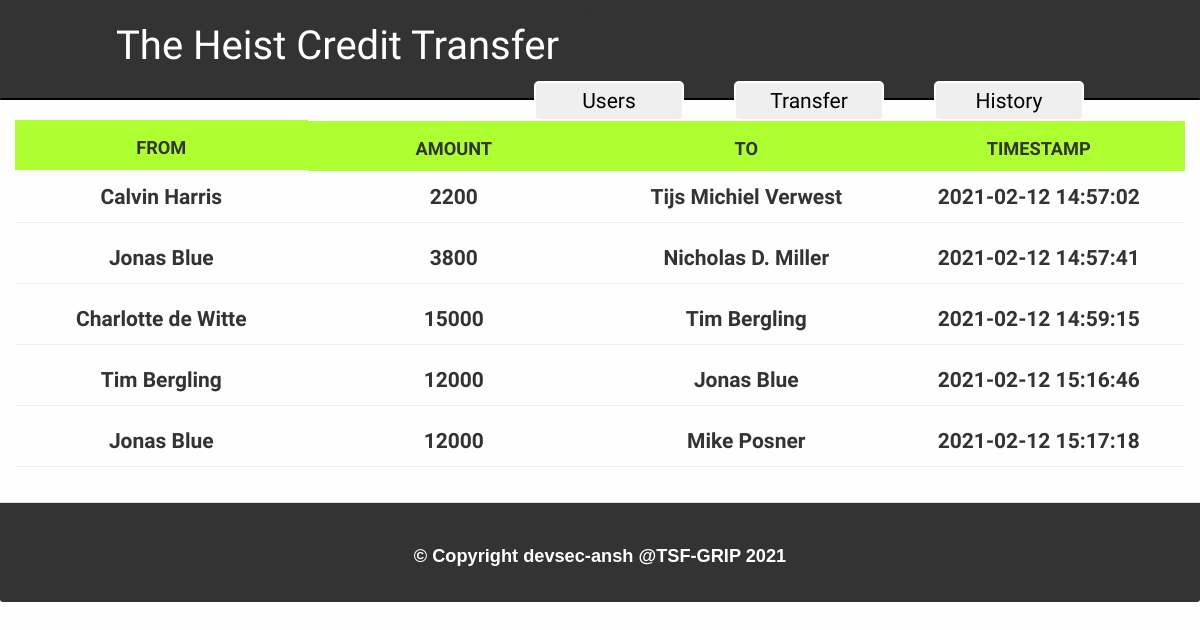
The page /history.php on the database its author committed.
### tables this page shows
CREATE TABLE IF NOT EXISTS `history` (
  `sender` varchar(30) NOT NULL,
  `amount` int(10) NOT NULL,
  `receiver` varchar(30) NOT NULL,
  `timestamp` timestamp NOT NULL DEFAULT CURRENT_TIMESTAMP
);

### history.php (the view, shortened to what this page needs)
<?php
    include_once 'connect.php';
?>
<!DOCTYPE html>
<html>
    <head>
        <link rel="stylesheet" href="css/bootstrap.min.css">
        <link rel="stylesheet" href="css/styles.css">
    </head>
    <body>
        <?php
            require("navbar.php");
        ?>
        <div class="container">
            <div class="row">
                <div class="col-lg-3 top-box">FROM</div>
                <div class="col-lg-3 top-box">AMOUNT</div>
                <div class="col-lg-3 top-box">TO</div>
                <div class="col-lg-3 top-box">TIMESTAMP</div>
                <br>
            </div>
            <?php
                $sql = "SELECT * FROM history;";
                $result = mysqli_query($conn, $sql);
                while($row = mysqli_fetch_array($result))
                {?>
                    <div class="row">
                        <div class="col-lg-3 table-con"><?php echo $row['sender']?></div>
                        <div class="col-lg-3 table-con"><?php echo $row['amount']?></div>
                        <div class="col-lg-3 table-con"><?php echo $row['receiver']?></div>
                        <div class="col-lg-3 table-con"><?php echo $row['timestamp']?></div>
                        <br>
                        <hr>
                    </div>
                <?php
                }
                ?>
        </div>
        <?php
            require("footer.php");
        ?>
    </body>
</html>

### css/styles.css (style rules this page uses)
body { background-color: #fefefe; background-image: radial-gradient(#000 0.7000000000000001px, transparent 0.7000000000000001px), radial-gradient(#000 0.7000000000000001px, #fefefe 0.7000000000000001px); background-size: 28px 28px; background-position: 0 0,14px 14px; }
.top-box { height: 50px; padding-top: 15px; vertical-align: middle; text-align: center; font-family: 'Stalinist One', cursive; font-size: 1.3em; background: greenyellow; font-weight: bold; }
.table-con { text-align: center; font-size: 1.5em; font-weight: bold; font-family: 'Potta One', cursive; }

### rows shown on the page
history: sender "Calvin Harris", amount "2200", receiver "Tijs Michiel Verwest", timestamp "2021-02-12 14:57:02"
history: sender "Jonas Blue", amount "3800", receiver "Nicholas D. Miller", timestamp "2021-02-12 14:57:41"
history: sender "Charlotte de Witte", amount "15000", receiver "Tim Bergling", timestamp "2021-02-12 14:59:15"
history: sender "Tim Bergling", amount "12000", receiver "Jonas Blue", timestamp "2021-02-12 15:16:46"
history: sender "Jonas Blue", amount "12000", receiver "Mike Posner", timestamp "2021-02-12 15:17:18"
